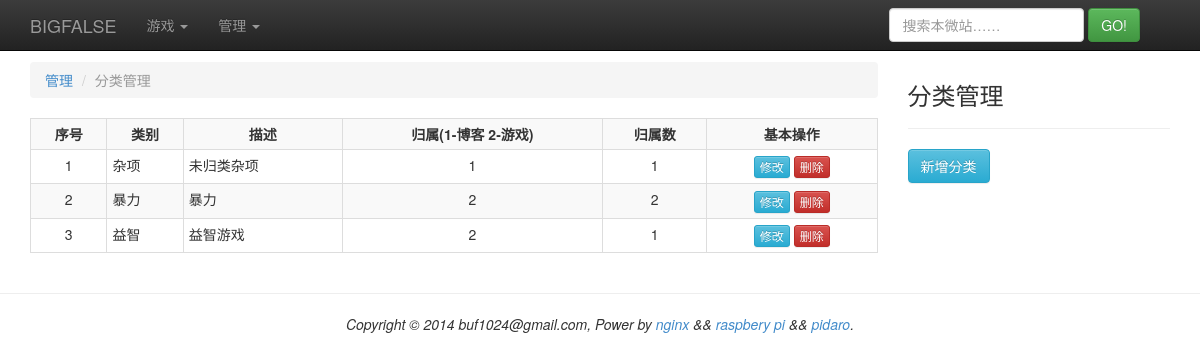
The app's page /manage/catalog (signed in) with its own data.
### tinylog/models.py (models this page shows, shortened)
class Settings(models.Model):
    title = models.CharField(max_length = 128)
    brand = models.CharField(max_length = 128)
    copy_info = models.CharField(max_length = 256)
    blog_display_count = models.IntegerField()
    blog_notify = models.BooleanField()
    blog_overview = models.BooleanField()
    game_menu_count = models.IntegerField()
    create_time = models.DateTimeField()
    update_time = models.DateTimeField()

class Catalog(models.Model):
    name = models.CharField(max_length = 64)
    desc = models.CharField(max_length = 512, null=True)
    type = models.IntegerField()
    create_time = models.DateTimeField()
    update_time = models.DateTimeField()

### tinylog/views.py (the view)
# urls.py: url(r'^manage/catalog$', 'tinylog.views.mngcatalog'),
def mngcatalog(req):
    r = try_redirect(req)
    if r != None:
        return r
    settings = get_settings()
    setting = settings['setting']
    d = {}
    d['extral_block'] = get_mngcatalog_extral_block()
    d['header_block'] = get_header_block(setting.title + u' : 分类管理',
                                              extjs = ['/js/mngcatalog.js'])
    d['nav_block'] = get_nav_block(req)
    d['content_block'] = get_mngcatalog_block()
    d['footer_block'] = get_footer_block()
    t = get_template('general.html')
    c = Context(d)
    h = t.render(c)
    return HttpResponse(h)

### tinylog/util.py (called while the page is built, shortened)
def get_settings(is_force = False):
    global _g_last_time
    global _g_read_interval
    now = int(time())
    diff = now - _g_last_time
    return _g_settings

def get_header_block(webtitle, extjs = None, extcss = None):
    settings = get_settings()
    d = {}
    d['webtitle'] = webtitle
    d['mstdjss'] = settings['stdjss']
    d['mstdcss'] = settings['stdcss']
    d['mextjs'] = extjs
    d['mextcss'] = extcss
    t = get_template('header.html')
    c = Context(d)
    h = t.render(c)
    return h

def get_nav_block(req):
    settings = get_settings()
    setting = settings['setting']
    games = settings['games']
    d = {}
    d['brand'] = setting.brand
    d['games'] = games
    d['admin'] = is_admin(req)
    t = get_template('nav.html')
    c = Context(d)
    h = t.render(c)
    return h

def get_footer_block():
    settings = get_settings()
    setting = settings['setting']
    d = {}
    d['copy_info'] = setting.copy_info
    t = get_template('footer.html')
    c = Context(d)
    h = t.render(c)
    return h

def get_confirm_dialog():
    d = {}
    d['dialog_id'] = 'dialog_confirm'
    d['dialog_title_id'] = 'dialog_confirm_title'
    d['dialog_body_id'] = 'dialog_confirm_body'
    d['dialog_title'] = u'确认'
    d['dialog_body'] = u'<h2>操作不可逆，是否确定？</h2>'
    btn_no = {}
    btn_no['id'] = 'dialog_confirm_no'
    btn_no['title'] = u'取消'
    btn_yes = {}
    btn_yes['id'] = 'dialog_confirm_yes'
    btn_yes['title'] = u'确定'
    d['btns'] = [btn_no, btn_yes]
    t = get_template('dialog.html')
    c = Context(d)
    h = t.render(c)
    return h

def is_admin(req):
    return req.user.is_authenticated()

def try_redirect(req = None):
    if is_admin(req) == False:
        return HttpResponseRedirect('/manage/admin')
    return None

### tinylog/util_catalog.py (called while the page is built)
def get_mngcatalog_block():
    settings = get_settings()
    pcatalogs = settings['pcatalogs']
    gcatalogs = settings['gcatalogs']
    l = []
    for catalog in pcatalogs:
        d = {}
        d['catalog'] = catalog
        d['passage_count'] = catalog.passage_set.count()
        l = l + [d]
    for catalog in gcatalogs:
        d = {}
        d['catalog'] = catalog
        d['passage_count'] = catalog.game_set.count()
        l = l + [d]
    d = {}
    d['catalogs'] = l
    t = get_template('mngcatalog.html')
    c = Context(d)
    h = t.render(c)
    return h

### template/nav.html (shortened to what this page needs)
<div class="navbar navbar-inverse navbar-fixed-top" role="navigation">
  <div class="container">
    <div class="navbar-header">
      <a class="navbar-brand" href="/">{{ brand }}</a>
    </div>
    <div class="navbar-collapse collapse">
      <ul class="nav navbar-nav">
        {% if games %}
        <li class="dropdown">
          <a class="dropdown-toggle" data-toggle="dropdown" href="#">
            游戏 <span class="caret"></span>
          </a>
        </li>
        {% endif %}
        {% if admin %}
        <li class="dropdown">
          <a class="dropdown-toggle" data-toggle="dropdown" href="#">
            管理 <span class="caret"></span>
          </a>
        </li>
        {% else %}
        <li><a href="/manage/admin">管理</a></li>
        {% endif %}
      </ul>
      <form class="navbar-form navbar-right" role="search" method="get" action="/search">
        <div class="form-group">
          <input type="text" id="search_text" class="form-control" name="navq" placeholder="搜索本微站……">
        </div>
        <button type="submit" id="search_go" class="btn btn-success">GO!</button>
      </form>
    </div>
  </div>
</div>

### template/mngcatalog.html
<div class="col-md-9">
<ol class="breadcrumb">
  <li><a href="#">管理</a></li>
  <li class="active">分类管理</li>
</ol>
<table class="table table-hover table-bordered table-striped table-condensed">
  <tbody>
  <tr>
    <th class="text-center-align">序号</th>
    <th class="text-center-align">类别</th>
    <th class="text-center-align">描述</th>
    <th class="text-center-align">归属(1-博客 2-游戏)</th>
    <th class="text-center-align">归属数</th>
    <th class="text-center-align">基本操作</th>
  </tr>
  {% for catalog in catalogs %}
  <tr>
    <td class="text-center-align">{{ forloop.counter }}</td>
    <td>{{ catalog.catalog.name }}</td>
    <td>{{ catalog.catalog.desc }}</td>
    <td class="text-center-align">{{ catalog.catalog.type }}</td>
    <td class="text-center-align">{{ catalog.passage_count }}</td>
    <td class="text-center-align">
      <button class="btn btn-xs btn-info" data="{{ catalog.catalog.id }}" count="{{ catalog.passage_count }}" id="mngcatalog_modify_{{ catalog.catalog.id }}">修改</button>
      <button class="btn btn-xs btn-danger" data="{{ catalog.catalog.id }}" count="{{ catalog.passage_count }}" id="mngcatalog_delete_{{ catalog.catalog.id }}">删除</button>
    </td>
  </tr>
  {% endfor %}
  </tbody>
</table>
</div>
<div class="col-md-3">
  <div class="bulletin">
    <h3>分类管理</h3><hr>
    <p>
      <button class="btn btn-info" id="mngcatalog_new_catalog">新增分类</button>
    </p>
  </div>
</div>

### template/footer.html
<footer>
  <div class="text-center-align">
  	<p>{{ copy_info|safe }}</p>
	</div>
</footer>

### static/css/bigfalse.css (style rules this page uses)
.text-center-align { text-align: center; }

### records on screen
Settings: brand "BIGFALSE", copy_info "Copyright © 2014 buf1024@gmail.com, Power by nginx && raspbery pi && pidaro ."
Catalog: catalog.name "杂项", catalog.desc "未归类杂项", catalog.type "1", passage_count "1"
Catalog: catalog.name "暴力", catalog.desc "暴力", catalog.type "2", passage_count "2"
Catalog: catalog.name "益智", catalog.desc "益智游戏", catalog.type "2", passage_count "1"
